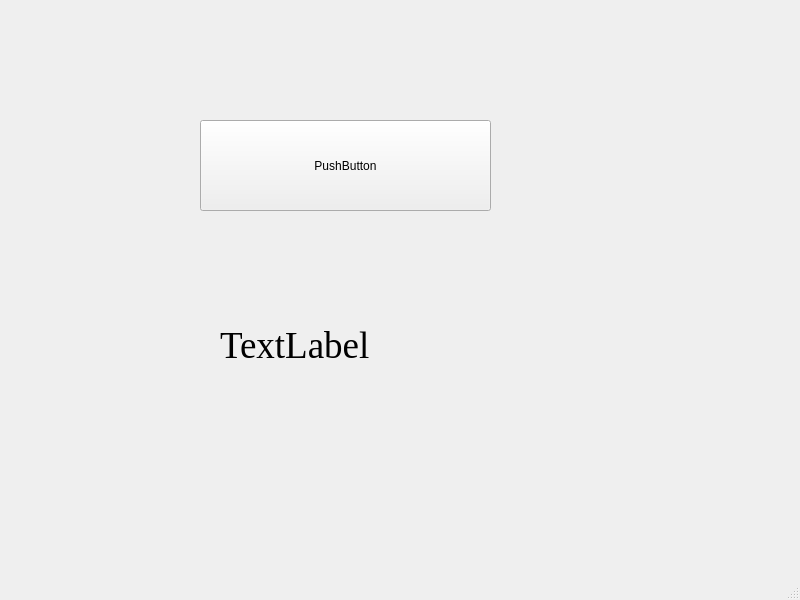
<?xml version="1.0" encoding="UTF-8"?>
<ui version="4.0">
 <class>MainWindow</class>
 <widget class="QMainWindow" name="MainWindow">
  <property name="geometry">
   <rect>
    <x>0</x>
    <y>0</y>
    <width>800</width>
    <height>600</height>
   </rect>
  </property>
  <property name="windowTitle">
   <string>MainWindow</string>
  </property>
  <widget class="QWidget" name="centralwidget">
   <widget class="QLabel" name="lbl_Text">
    <property name="geometry">
     <rect>
      <x>220</x>
      <y>280</y>
      <width>371</width>
      <height>131</height>
     </rect>
    </property>
    <property name="font">
     <font>
      <family>Times New Roman</family>
      <pointsize>28</pointsize>
     </font>
    </property>
    <property name="cursor">
     <cursorShape>ArrowCursor</cursorShape>
    </property>
    <property name="text">
     <string>TextLabel</string>
    </property>
   </widget>
   <widget class="QPushButton" name="btn_Counter">
    <property name="geometry">
     <rect>
      <x>200</x>
      <y>120</y>
      <width>291</width>
      <height>91</height>
     </rect>
    </property>
    <property name="text">
     <string>PushButton</string>
    </property>
   </widget>
  </widget>
  <widget class="QMenuBar" name="menubar">
   <property name="geometry">
    <rect>
     <x>0</x>
     <y>0</y>
     <width>800</width>
     <height>25</height>
    </rect>
   </property>
  </widget>
  <widget class="QStatusBar" name="statusbar"/>
 </widget>
 <resources/>
 <connections/>
</ui>
